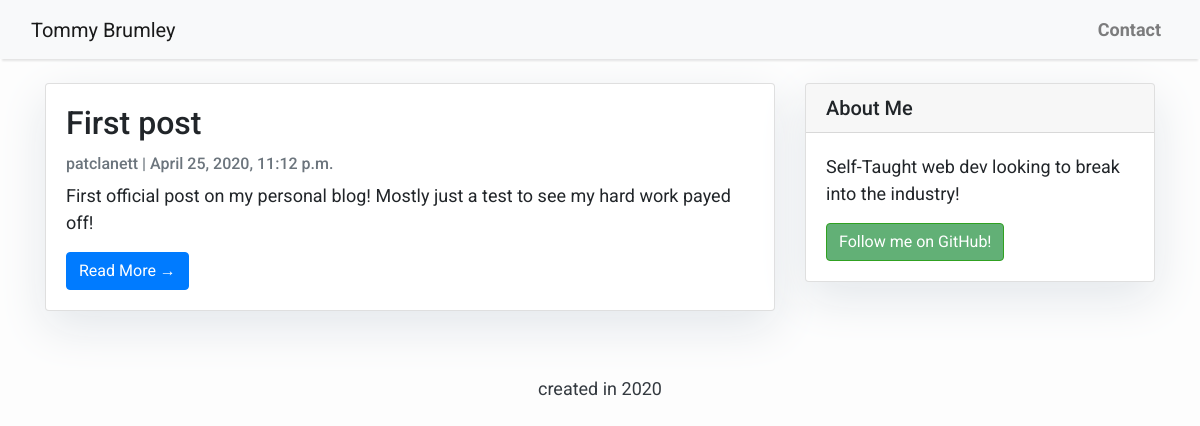
The page / on the database its author committed.
### djangoblog/models.py (models this page shows, shortened)
class Post(models.Model):
    title = models.CharField(max_length=200, unique=True)
    slug = models.SlugField(max_length=200, unique=True)
    author = models.ForeignKey(User, on_delete= models.CASCADE,related_name='blog_posts')
    updated_on = models.DateTimeField(auto_now= True)
    content = models.TextField()
    created_on = models.DateTimeField(auto_now_add=True)
    status = models.IntegerField(choices=STATUS, default=0)
    class Meta:
        ordering = ['-created_on']

### djangoblog/views.py (the view)
# urls.py: path('', views.PostList.as_view(), name='home'),
class PostList(generic.ListView):
    queryset = Post.objects.filter(status=1).order_by('-created_on')
    template_name = 'index.html'

### templates/index.html (shortened to what this page needs)
{% extends "base.html" %}
{% block content %}
<div class="container">
    <div class="row">
        <div class="col-md-8 mt-4 left">
            {% for post in post_list %}
            <div class="card mb-5">
                <div class="card-body">
                    <h2 class="card-title">{{ post.title }}</h2>
                    <p class="card-text text-muted h6">{{ post.author }} | {{ post.created_on}} </p>
                    <p class="card-text">{{post.content|slice:":200" }}</p>
                    <a href="{% url 'post_detail' post.slug  %}" class="btn btn-primary">Read More &rarr;</a>
                </div>
            </div>
            {% endfor %}
        </div>
        {% block sidebar %} {% include 'sidebar.html' %} {% endblock sidebar %}
    </div>
</div>
{%endblock%}

### templates/base.html (style rules this page uses)
body { font-family: "Roboto", sans-serif; font-size: 17px; background-color: #003300; }

### templates/index.html (style rules this page uses)
body { font-family: "Roboto", sans-serif; font-size: 18px; background-color: #fdfdfd; }
.card { box-shadow: 0 16px 48px #E3E7EB; }

### templates/sidebar.html (style rules this page uses)
.card { box-shadow: 0 16px 48px #E3E7EB; }

### rows shown on the page
Post: title "First post", author "patclanett", created_on "April 25, 2020, 11:12 p.m.", content "First official post on my personal blog! Mostly just a test to see my hard work payed off!"
